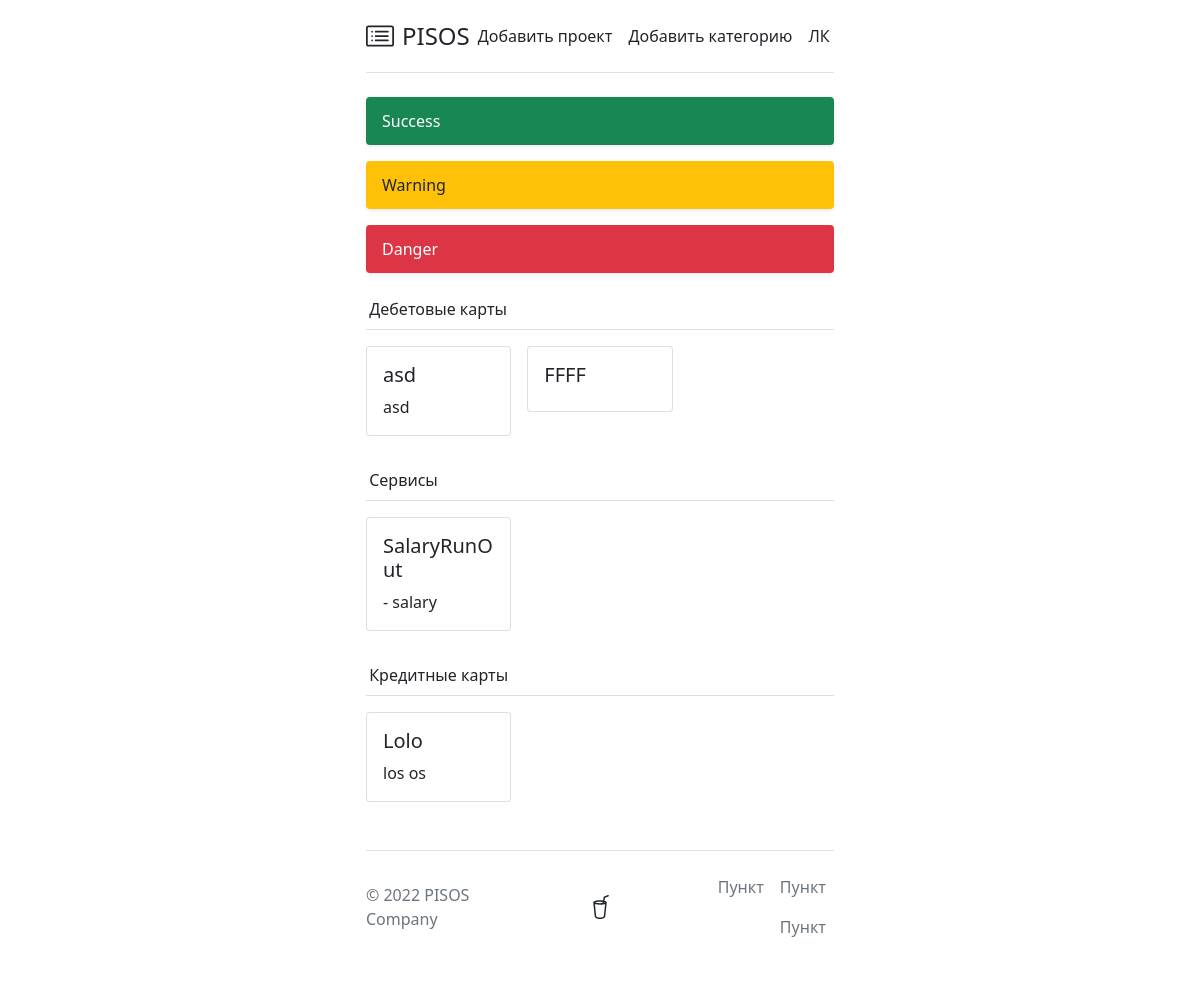
The page / on the database its author committed.
### Square/models.py (models this page shows)
class Category(models.Model):
    name = models.CharField(max_length=255, default=None)

class Project(models.Model):
    category = models.ForeignKey(Category, on_delete=models.CASCADE)
    name = models.CharField(max_length=255, default=None)
    description = models.CharField(max_length=255, default=None)

### Square/views.py (the view)
# urls.py: path('', SquareView.as_view()),
class SquareView(View):
    def get(self, request):
        data_dict = {}
        projecties = Project.objects.values('id', 'description', 'name', 'category__name', 'category__id')
        for data in projecties:
            data_dict.setdefault(data['category__name'], {}).setdefault(data['category__id'], []).append(
                {'project_id': data['id'], 'project_name': data['name'], 'description': data['description']}
            )
        return render(request, 'square/Square.html', context={'projecties': data_dict})

### templates/square/Square.html (shortened to what this page needs)
{% include "components/header.html" %}
<div class="d-flex align-items-center p-3 my-3 text-white bg-success rounded shadow-sm">
    <div class="lh-1">
        <h1 class="h6 mb-0 text-white lh-1">Success</h1>
    </div>
</div>
<div class="d-flex align-items-center p-3 my-3 text-white bg-warning rounded shadow-sm">
    <div class="lh-1">
        <h1 class="h6 mb-0 text-dark lh-1">Warning</h1>
    </div>
</div>
<div class="d-flex align-items-center p-3 my-3 text-white bg-danger rounded shadow-sm">
    <div class="lh-1">
        <h1 class="h6 mb-0 text-white lh-1">Danger</h1>
    </div>
</div>
{% for key, value in projecties.items %}
    {% for key1, value1 in value.items %}
        <div class="row">
            <div class="col">
                <div class="card border-none project mb-3">
                    <div class="card-header project mb-3">{{ key }}</div>
                    <div class="card-body project">
                        <div class="row g-3 mb-2">
                            {% for items in value1 %}
                            <div class="col-4">
                                <div class="card">
                                    <div class="card-body">
                                        <h5 class="card-title"><a href="/board/{{ items.project_id }}" class="link-dark stretched-link text-decoration-none">{{ items.project_name }}</a></h5>
                                        <p class="card-text">{{ items.description }}</p>
                                    </div>
                                </div>
                            </div>
                            {% endfor %}
                        </div>
                    </div>
                </div>
            </div>
        </div>
    {% endfor %}
{% endfor %}
{% include "components/footer.html" %}

### templates/components/header.html (style rules this page uses)
.border-none.project { border: none!important; text-decoration: none; }
.card-header.project { padding: 0.5rem 0.2rem; background: none; }
.card-body.project { padding: 0; }

### rows shown on the page
Category: name "Дебетовые карты"
Project: project_name "asd", description "asd"
Project: project_name "FFFF"
Category: name "Сервисы"
Project: project_name "SalaryRunOut", description "- salary"
Category: name "Кредитные карты"
Project: project_name "Lolo", description "los os"
